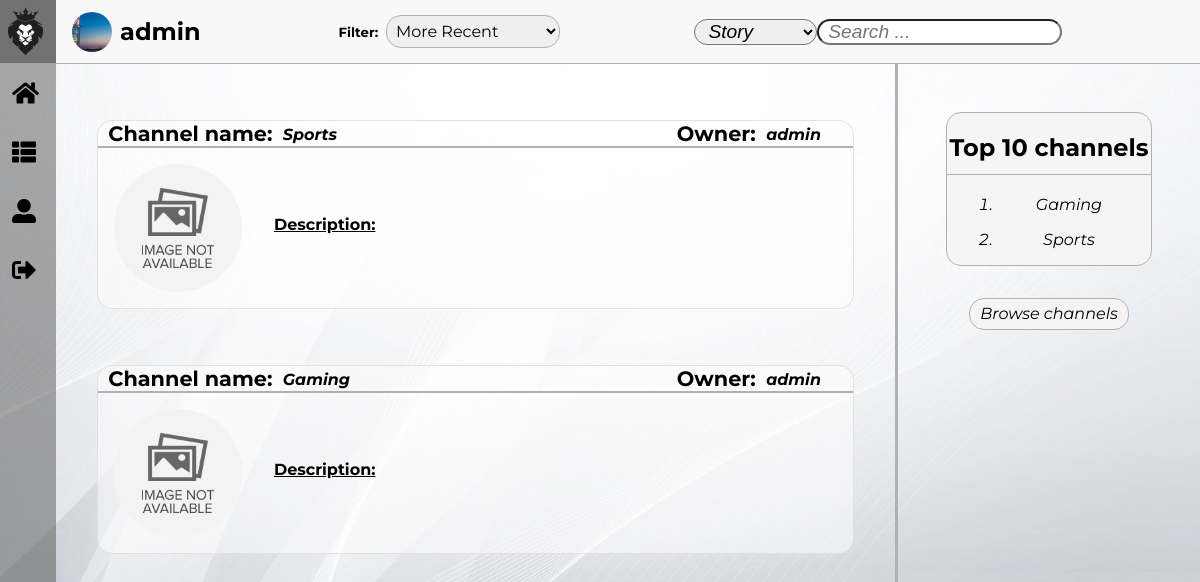
Before: /pages/show_channels.php (signed in) with the older database file.
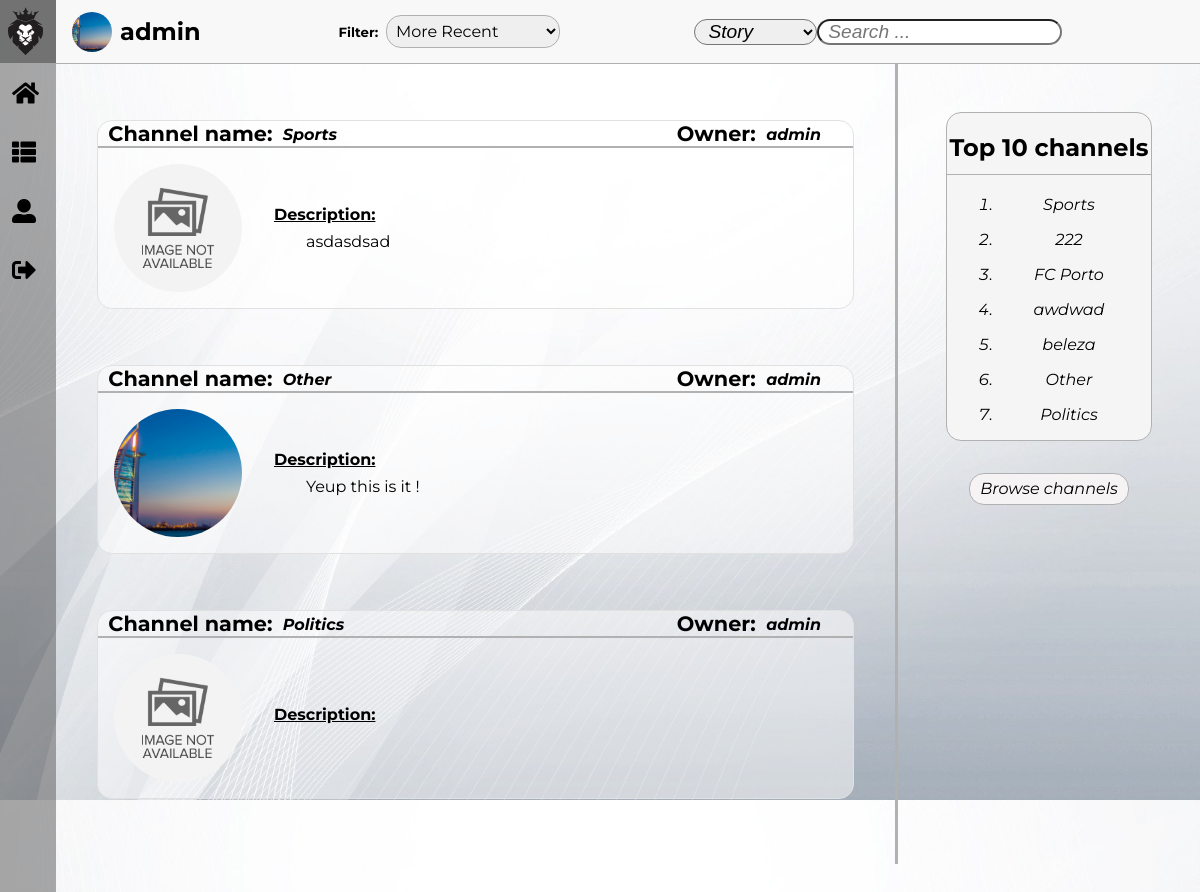
After: the same page with the newer database file.
### tables this page shows
CREATE TABLE Channel(
    name TEXT NOT NULL PRIMARY KEY,
    owner TEXT NOT NULL REFERENCES User(username),
    description TEXT      
);

### pages/show_channels.php (called while the page is built, shortened)
<?php
    include_once('../includes/functions.php');
    include_once('../templates/tpl_common.php');
    include_once('../templates/tpl_show_channels.php');
    include_once('../templates/tpl_general_aside.php');
    include_once('../database/db_channel.php');
    $show = isset($_GET['show']) ? htmlentities($_GET['show']) : 'all';
    $defaultFilter = 2;
    if($show === 'all') {
      $channels = get_all_channels();
    }
    $topChannels = get_top_channels();
    draw_common(htmlentities($_SESSION['username']), ['show_channels.css', 'general_aside.css'], [], $defaultFilter, $defaultFilter);
    draw_channels_list(htmlentities_all($channels));
    draw_general_aside(htmlentities_all($topChannels), display_messages());
    draw_footer();
?>

### includes/functions.php (called while the page is built, shortened)
<?php function get_image($default, $directory, $folder, $element) {
    $image = $default;
    $extensions = ['jpg', 'png', 'gif'];
    for($index = 0; $index < count($extensions); $index++) {
        if(file_exists($directory . $element . '.' . $extensions[$index])) {
            $image = $folder . $element . '.' . $extensions[$index];
            break;
        }
    }
    return $image;
} ?>

### database/db_channel.php (called while the page is built, shortened)
<?php
  include_once('../includes/functions.php');
    function get_all_channels() {
        $db = Database::instance()->db();
        $stmt = $db->prepare('SELECT * FROM Channel');
        $stmt->execute(array());
        return $stmt->fetchall();
    }
      function get_top_channels() {
        $db = Database::instance()->db();
        $stmt = $db->prepare('SELECT channelName, count(*) as followers FROM Subscription GROUP BY channelName
                        UNION SELECT name, 0 as followers FROM Channel WHERE name NOT IN (SELECT channelName FROM Subscription) GROUP BY name ORDER BY followers DESC LIMIT 10');
        $stmt->execute(array());
        return $stmt->fetchall();
      }
?>

### templates/tpl_show_channels.php (the view, shortened to what this page needs)
<?php function draw_channels_list($channels) { ?>
    <div id="masterChannels">
        <section id="channels">
            <form method="get" action="../pages/channel.php">
                <?php foreach($channels as $channel) { ?>
                    <article id="<?= $channel['name'] ?>" class="channelArticle">
                        <header id="channelHeader">
                            <div>
                                <div>
                                    <p>Channel name:</p><h1><?= $channel['name'] ?></h1>
                                </div>
                                <div>
                                    <p>Owner:</p><h1><a href="../pages/profile.php?username=<?= $channel['owner'] ?>"><?= $channel['owner'] ?></a></h1>
                                </div>
                            </div>
                            <div>
                                <img id="asideIMG" src="../resources/images/<?= get_image('default/defaultChannel.png', '../resources/images/channels/', 'channels/', sha1($channel['name'])) ?>" alt="Channel Image">
                                <div id="channelDescription">
                                    <h1>Description:</h1><p><?= $channel['description'] ?></p>
                                </div>
                            </div>
                        </header>
                    </article>
                <?php } ?>
            </form>
        </section>
    </div>
<?php } ?>

### templates/tpl_common.php (shortened to what this page needs)
<?php function draw_common($username, $css_files, $js_files, $filter, $searchFilter) { ?>
    <!DOCTYPE <!DOCTYPE html>
    <html>
        <head>
            <link rel="stylesheet" href="https://use.fontawesome.com/releases/v5.5.0/css/all.css">
            <?php foreach($css_files as $css_file) { ?>
                <link rel="stylesheet" type="text/css" media="screen" href="../css/<?=$css_file?>" />
            <?php } ?>
            <link rel="stylesheet" type="text/css" media="screen" href="../css/common.css" />
        </head>
        <body>
            <?php
                draw_dynamic_bar($username);
                draw_tool_bar($username, $filter, $searchFilter);
            ?>
<?php } ?>
<?php function draw_dynamic_bar($username) { ?>
    <header id="dynamicBar">
        <div id="header">
            <label class="kadaneIsLife" for="mobileMenu">
                <img src="../resources/images/default/logo.png" alt="Logo">
            </label>
        </div>
        <nav id="menu">
            <div class="mainMenu">
                <i class="fa fa-home"></i><a href="../pages/feed.php">Feed</a>
            </div>
            <div class="mainMenu">
                <i class="fa fa-th-list"></i><a href="../pages/show_channels.php?show=subscriptions">Channels</a>
            </div>
            <div class="mainMenu">
                <i class="fa fa-user-alt"></i><a href="../pages/profile.php?username=<?= $username ?>">Profile</a>
            </div>
            <div class="mainMenu">
                <i class="fa fa-sign-out-alt"></i><a href="../actions/action_logout.php">Logout</a>
            </div>
        </nav>
    </header>
<? } ?>
<?php function draw_tool_bar($username, $filter, $searchFilter) { ?>
    <div id="toolBar">
        <div id="info">
            <a id="user-name" href="../pages/profile.php?username=<?= $username ?>">
                <img id="asideIMG" src="../resources/images/<?= get_image('default/defaultUser.jpg', '../resources/images/users/', 'users/', sha1($username)) ?>" alt="User Image">
                <h5><?= $username ?></h5>
            </a>
        </div>
        <?php
            draw_story_filter($filter);
            draw_search_filter($searchFilter);
        ?>
    </div>
<? } ?>
<?php function draw_story_filter($filter) { ?>
    <div id="filters">
        <h5>Filter:</h5>
        <form method="get" action="<?= $_SERVER['PHP_SELF']?>">
            <select name="filter" id="filterID">
                <option <? echo $filter == 2 ? 'selected ' : '' ?>value="2">More Recent</option>
            </select>
        </form>
    </div>
<? } ?>
<?php function draw_search_filter($searchFilter) { ?>
    <div id="search">
        <form method="get" action="<?= $_SERVER['PHP_SELF']?>">
            <select name="searchFilter" id="searchFilterID">
                <option <? echo $searchFilter == 2 ? 'selected ' : '' ?>value="2">Story</option>
            </select>
            <input type="search" id="searchField" name="search" placeholder="Search ...">
        </form>
    </div>
<? } ?>
<?php function draw_footer() { ?>
        </body>
    </html>
<?php } ?>

### templates/tpl_general_aside.php (shortened to what this page needs)
<?php function draw_general_aside($channels, $messages) { ?>
    <aside>
        <div>
            <h1>Top 10 channels</h1>
            <form method="get" action="../pages/channel.php">
                <ul>
                    <?php
                        foreach($channels as $channel) { ?>
                            <li id="<?= $channel['channelName'] ?>" class="asideChannelList"><?= $channel['channelName'] ?></li>
                        <?php }
                    ?>
                </ul>
            </form>
        </div>
        <form method="get" action="../pages/show_channels.php">
            <button id="browseChannels" type="submit">Browse channels</button>
        </form>
    </aside>
<?php } ?>

### css/show_channels.css (style rules this page uses)
:root { --background-color: rgb(231, 231, 231); --background-story-color: rgba(255, 255, 255, 0.5); --story-title-font: 'Montserrat', sans-serif; --story-header-font: 'Montserrat', sans-serif; --story-text-font: 'Montserrat', sans-serif; --story-hover: rgb(248, 248, 248); --hover-font-color: rgb(3, 173, 192); --border-color: rgb(177, 177, 177); }
#masterChannels { grid-area: content; width: 100%; height: 100%; overflow: hidden; }
#channels { margin: 0%; width: 100%; max-height: 95%; overflow-y: auto; padding-right: 20px; }
#channels > form article { margin: 3.5em auto; width: 90%; height: auto; border-radius: 15px; border: solid rgb(225, 225, 225) 1px; background-color: rgba(255, 255, 255, 0.5); transition: 0.25s; }
#channelHeader > div:first-child { justify-content: space-between; display: flex; border-bottom: solid var(--border-color) 2px; }
#channelHeader > div:first-child * { justify-content: space-between; display: flex; padding-right: 1em; }
#channelHeader > div:first-child p { margin: 0em; padding: 0em 0.5em; font-weight: bold; font-size: 1.3em; font-family: var(--story-text-font); }
#channelHeader > div:first-child h1 { margin: 0em; margin-top: .25em; padding: 0em; width: auto; height: auto; font-family: var(--story-title-font); font-size: 1em; font-style: italic; }
#channelHeader > div:last-child { display: flex; align-items: center; }
a { color: black; }
#channelHeader > div > img { margin: 0em; padding: 1em; width: 8em; height: 8em; border-radius: 50%; object-fit: cover; }
#channelDescription { margin: 0em; padding: 1em; font-family: var(--story-text-font); }
#channelDescription > h1 { padding: 0em; margin: 0em; font-weight: bold; text-decoration: underline; font-size: 1em; }
#channelDescription > p { position: relative; padding-top: 0.5em; padding-right: 1em; margin: 0em; text-indent: 2em; text-align: justify; line-height: 1.2em; }

### css/general_aside.css (style rules this page uses)
:root { --background-color: rgb(231, 231, 231); --background-story-color: whitesmoke; --story-text-font: 'Montserrat', sans-serif; --aside-img-font-size: 15em; --aside-username-font: 'Exo', sans-serif; --aside-username-font-size: 2em; --aside-text-font: 'Montserrat', sans-serif; --aside-button-font-size: 1em; --aside-button-background-color: rgb(245, 243, 243); --aside-button-background-color-hover: rgb(3, 173, 192); --success-fg-color: rgb(86, 155, 13); --error-fg-color: rgb(218, 2, 13); --border-color: rgb(177, 177, 177); }
aside { grid-area: aside; padding: 3em; display: flex; flex-direction: column; border-left: solid var(--border-color); }
aside > div { flex-direction: column; display: flex; border-radius: 15px; text-align: center; border: solid var(--border-color) 1px; background-color: var(--background-story-color); }
aside > div h1 { padding-bottom: 0.5em; border-bottom: solid var(--border-color) 1px; font-family: var(--story-text-font); }
aside > div > form { margin: 0em auto; width: 90%; }
aside > div > form > ul { margin: 0em; list-style-type: decimal; }
aside > div > form > ul * { padding-bottom: 1em; font-family: var(--story-text-font); font-style: italic; }
aside > form { margin: 0em; padding: 2em 0em; text-align: center; }
#browseChannels { width: 10em; height: 2em; outline: none; border: solid var(--border-color) 1px; border-radius: 15px; background-color: var(--aside-button-background-color); text-align: center; font-style: italic; font-size: var(--aside-button-font-size); font-family: var(--aside-text-font); }

Changed rows visible on the page:
removed channel: name "Gaming", owner "admin"
changed channel "Sports": description (not shown) → "asdasdsad"
added channel: name "Other", owner "admin", shows a picture, description "Yeup this is it !"
added channel: name "Politics", owner "admin"
Other visible differences:
new list line: "222"
new list line: "FC Porto"
new list line: "awdwad"
new list line: "beleza"
new list line: "Other"
new list line: "Politics"
list line gone: "Gaming"
